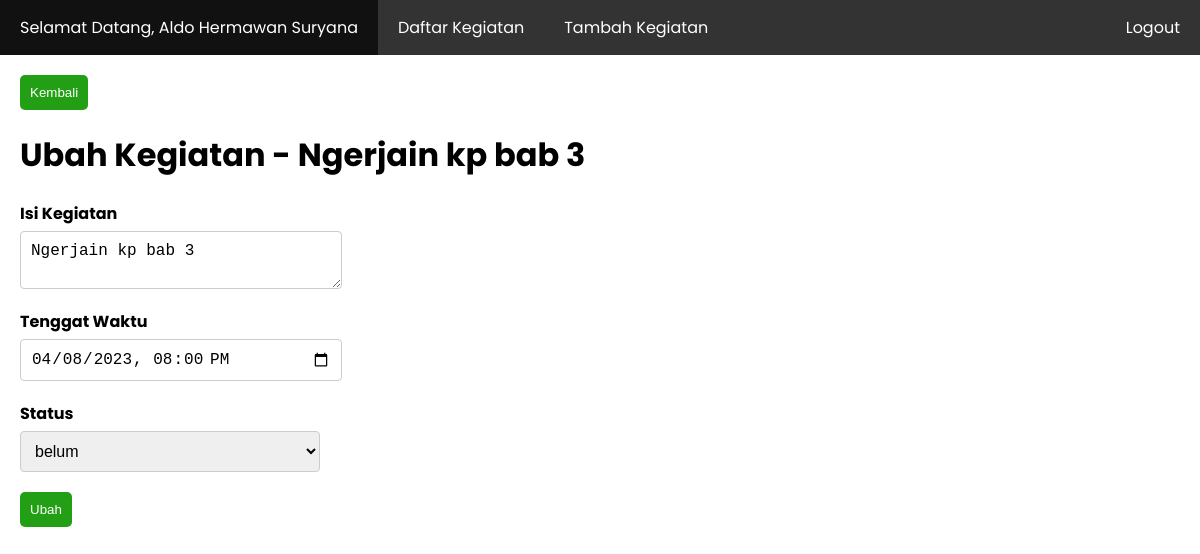
The page /ubah_kegiatan.php?id_kegiatan=15 (signed in) on the database its author committed.
### tables this page shows
CREATE TABLE `user` (
  `id_user` int(11) NOT NULL,
  `username` varchar(15) NOT NULL,
  `password` varchar(266) NOT NULL,
  `nama_lengkap` varchar(50) NOT NULL
);

CREATE TABLE `kegiatan` (
  `id_kegiatan` int(11) NOT NULL,
  `id_user` int(11) NOT NULL,
  `isi_kegiatan` text NOT NULL,
  `tenggat_waktu` datetime NOT NULL,
  `status` enum('belum','proses','selesai') NOT NULL
);

### ubah_kegiatan.php (the view, shortened to what this page needs)
<?php
require_once 'koneksi.php';
$id_user = $_SESSION['id_user'];
$data_user = mysqli_fetch_assoc(mysqli_query($koneksi, "SELECT * FROM user WHERE id_user = '$id_user'"));
$id_kegiatan = $_GET['id_kegiatan'];
$data = mysqli_fetch_assoc(mysqli_query($koneksi, "SELECT * FROM kegiatan WHERE id_kegiatan = '$id_kegiatan' AND id_user = '$id_user'"));
?>
<!DOCTYPE html>
<html lang="en">
<head>
	<link rel="stylesheet" href="style.css">
</head>
<body>
	<nav>
	  <ul>
	    <li><a href="profile.php">Selamat Datang, <?= $data_user['nama_lengkap']; ?></a></li>
	    <li><a href="index.php">Daftar Kegiatan</a></li>
	    <li><a href="tambah_kegiatan.php">Tambah Kegiatan</a></li>
	    <li class="right"><a href="logout.php">Logout</a></li>
	  </ul>
	</nav>
	<div class="container">
		<button type="button" onclick="return window.history.back()" class="button">Kembali</button>
		<h1>Ubah Kegiatan - <?= $data['isi_kegiatan']; ?></h1>
		<form method="post">
			<div class="form-group">
				<label for="isi_kegiatan" class="form-label">Isi Kegiatan</label>
				<textarea name="isi_kegiatan" id="isi_kegiatan" required class="form-input"><?= strip_tags($data['isi_kegiatan']); ?></textarea>
			</div>
			<div class="form-group">
				<label for="tenggat_waktu" class="form-label">Tenggat Waktu</label>
				<input type="datetime-local" name="tenggat_waktu" id="tenggat_waktu" class="form-input" required value="<?= $data['tenggat_waktu']; ?>">
			</div>
			<div class="form-group">
				<label for="status" class="form-label">Status</label>
				<select name="status" id="status" class="form-input">
					<option value="<?= $data['status']; ?>"><?= $data['status']; ?></option>
				</select>
			</div>
			<div class="form-group">
				<button type="submit" name="btnUbah" class="button">Ubah</button>
			</div>
		</form>
	</div>
</body>
</html>

### style.css (style rules this page uses)
body { font-family: 'Poppins', sans-serif; padding: 0; margin: 0; }
.button { background-color: #229F14; border: 0px; border-radius: 5px; padding: 10px; color: white; text-decoration: none; }
nav { background-color: #333; overflow: hidden; }
nav ul { margin: 0; padding: 0; list-style: none; }
nav li { float: left; }
nav li a { display: block; color: white; text-align: center; padding: 15px 20px; text-decoration: none; }
nav li.right { float: right; }
.container { max-width: 1200px; margin: 0 auto; padding: 20px; }
.form-group { margin-bottom: 20px; }
.form-label { display: block; margin-bottom: 5px; font-weight: bold; }
.form-input { display: block; width: 300px; padding: 10px; border: 1px solid #ccc; border-radius: 4px; font-size: 16px; }

### rows shown on the page
user: nama_lengkap "Aldo Hermawan Suryana"
kegiatan: isi_kegiatan "Ngerjain kp bab 3", tenggat_waktu "04/08/2023 20:00", status "belum"
